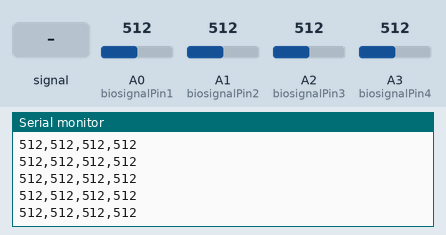
A sketch run on a simulated Arduino Uno, built with avr-gcc and run on an emulated ATmega328P. On the bench: the last lines printed to the serial monitor. The inputs (shaded band) are chosen by the test bench; at power-on: A0 (biosignalPin1) = 512, A1 (biosignalPin2) = 512, A2 (biosignalPin3) = 512, A3 (biosignalPin4) = 512.

Above: at 1.2 s.
1.3 s: A0 (biosignalPin1) fed a 200 Hz sine of ±81 counts around its level
At 1.9 s:
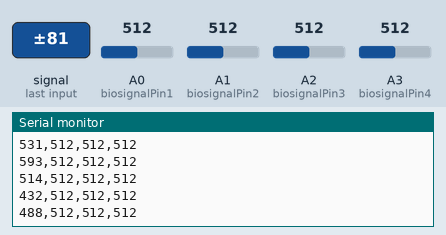
2.8 s: A1 (biosignalPin2) fed a 200 Hz sine of ±81 counts around its level
4.3 s: A2 (biosignalPin3) fed a 200 Hz sine of ±81 counts around its level
7.3 s: A3 (biosignalPin4) fed a 200 Hz sine of ±81 counts around its level
8.8 s: A0 (biosignalPin1) set to 716
At 9.4 s:
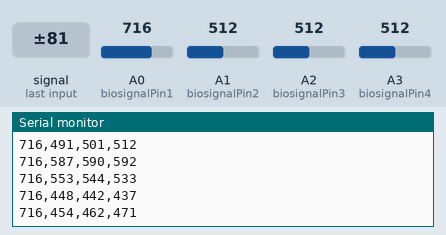
10.3 s: A1 (biosignalPin2) set to 716
At 11.1 s:
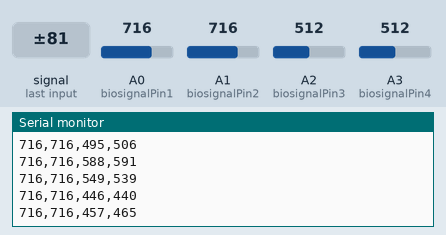
Timing chart, 0 to 12.8 s (numbered marks = the images above; inputs shaded):
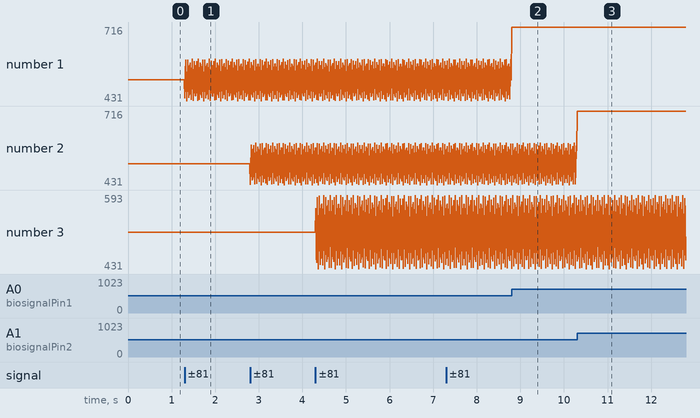

The sketch:

DataLoggingWorking.ino
```cpp
#include <string.h>

const int biosignalPin1 = A0;
const int biosignalPin2 = A1;
const int biosignalPin3 = A2;
const int biosignalPin4 = A3;
const int bufferSize = 1024;


void setup() {
  Serial.begin(230400);
}

void loop() {
//   Serial.println("Enter a number:");
//      while (!Serial.available()){}

//   if (!Serial.available() == 0) {
// //  number =Serial.read();
//   number = Serial.parseInt();

// }
//   // while (!Serial.available()){}
//   // number = Serial.parseInt();
//   Serial.println(number);

    int channel1 = analogRead(biosignalPin1);
    int channel2 = analogRead(biosignalPin2);
    int channel3 = analogRead(biosignalPin3);
    int channel4 = analogRead(biosignalPin4);


      Serial.print(channel1);
      Serial.print(",");
      Serial.print(channel2);
      Serial.print(",");
      Serial.print(channel3);
      Serial.print(",");
      Serial.println(channel4);


delay(10);
}
```

Measured:
- after the input at 1.3 s, the serial monitor: prints a new line at once (image 1)
- plotted number 1: 512 → 524 after the input at 1.3 s
